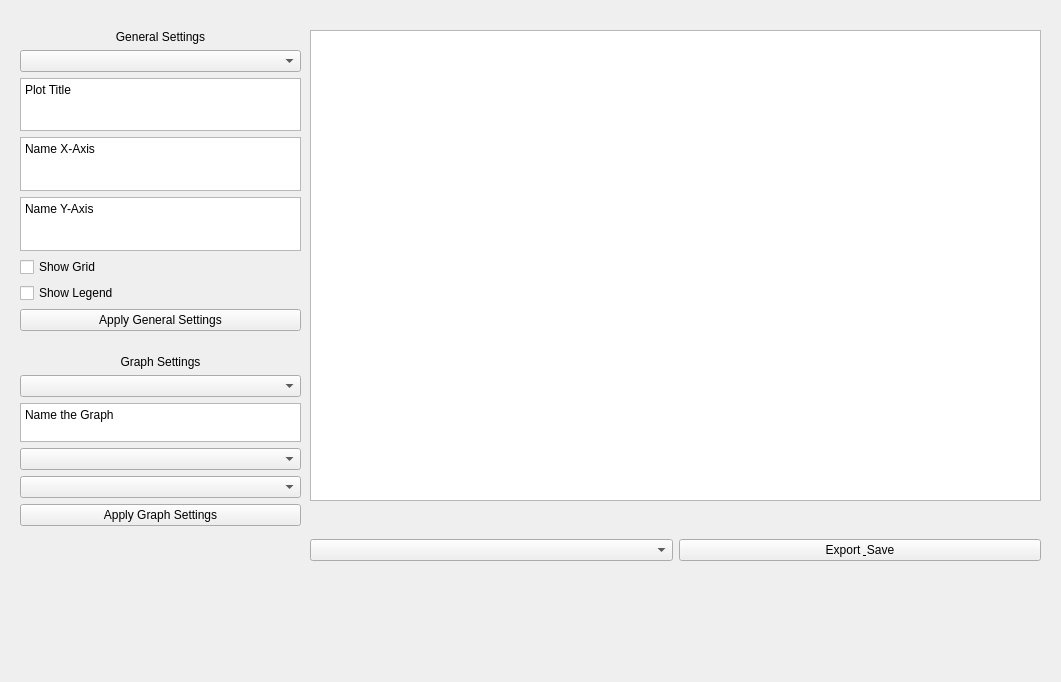
<?xml version="1.0" encoding="UTF-8"?>
<ui version="4.0">
 <class>Form</class>
 <widget class="QWidget" name="Form">
  <property name="geometry">
   <rect>
    <x>0</x>
    <y>0</y>
    <width>1061</width>
    <height>682</height>
   </rect>
  </property>
  <property name="windowTitle">
   <string>Form</string>
  </property>
  <widget class="PlotWidget" name="PlotArea">
   <property name="geometry">
    <rect>
     <x>310</x>
     <y>30</y>
     <width>731</width>
     <height>471</height>
    </rect>
   </property>
  </widget>
  <widget class="QWidget" name="verticalLayoutWidget">
   <property name="geometry">
    <rect>
     <x>20</x>
     <y>30</y>
     <width>281</width>
     <height>301</height>
    </rect>
   </property>
   <layout class="QVBoxLayout" name="GeneralSettingsLayout">
    <item>
     <widget class="QLabel" name="GeneralSettingsLabel">
      <property name="text">
       <string>General Settings</string>
      </property>
      <property name="alignment">
       <set>Qt::AlignCenter</set>
      </property>
     </widget>
    </item>
    <item>
     <widget class="QComboBox" name="DiagramTypeComboBox">
      <property name="placeholderText">
       <string>Diagram Type</string>
      </property>
     </widget>
    </item>
    <item>
     <widget class="QTextEdit" name="PlotTitleTextBox">
      <property name="html">
       <string>&lt;!DOCTYPE HTML PUBLIC &quot;-//W3C//DTD HTML 4.0//EN&quot; &quot;http://www.w3.org/TR/REC-html40/strict.dtd&quot;&gt;
&lt;html&gt;&lt;head&gt;&lt;meta name=&quot;qrichtext&quot; content=&quot;1&quot; /&gt;&lt;meta charset=&quot;utf-8&quot; /&gt;&lt;style type=&quot;text/css&quot;&gt;
p, li { white-space: pre-wrap; }
hr { height: 1px; border-width: 0; }
li.unchecked::marker { content: &quot;\2610&quot;; }
li.checked::marker { content: &quot;\2612&quot;; }
&lt;/style&gt;&lt;/head&gt;&lt;body style=&quot; font-family:'Segoe UI'; font-size:9pt; font-weight:400; font-style:normal;&quot;&gt;
&lt;p style=&quot; margin-top:0px; margin-bottom:0px; margin-left:0px; margin-right:0px; -qt-block-indent:0; text-indent:0px;&quot;&gt;Plot Title&lt;/p&gt;&lt;/body&gt;&lt;/html&gt;</string>
      </property>
     </widget>
    </item>
    <item>
     <widget class="QTextEdit" name="NameXAxisTextEdit">
      <property name="html">
       <string>&lt;!DOCTYPE HTML PUBLIC &quot;-//W3C//DTD HTML 4.0//EN&quot; &quot;http://www.w3.org/TR/REC-html40/strict.dtd&quot;&gt;
&lt;html&gt;&lt;head&gt;&lt;meta name=&quot;qrichtext&quot; content=&quot;1&quot; /&gt;&lt;meta charset=&quot;utf-8&quot; /&gt;&lt;style type=&quot;text/css&quot;&gt;
p, li { white-space: pre-wrap; }
hr { height: 1px; border-width: 0; }
li.unchecked::marker { content: &quot;\2610&quot;; }
li.checked::marker { content: &quot;\2612&quot;; }
&lt;/style&gt;&lt;/head&gt;&lt;body style=&quot; font-family:'Segoe UI'; font-size:9pt; font-weight:400; font-style:normal;&quot;&gt;
&lt;p style=&quot; margin-top:0px; margin-bottom:0px; margin-left:0px; margin-right:0px; -qt-block-indent:0; text-indent:0px;&quot;&gt;Name X-Axis&lt;/p&gt;&lt;/body&gt;&lt;/html&gt;</string>
      </property>
     </widget>
    </item>
    <item>
     <widget class="QTextEdit" name="NameYAxisTextEdit">
      <property name="html">
       <string>&lt;!DOCTYPE HTML PUBLIC &quot;-//W3C//DTD HTML 4.0//EN&quot; &quot;http://www.w3.org/TR/REC-html40/strict.dtd&quot;&gt;
&lt;html&gt;&lt;head&gt;&lt;meta name=&quot;qrichtext&quot; content=&quot;1&quot; /&gt;&lt;meta charset=&quot;utf-8&quot; /&gt;&lt;style type=&quot;text/css&quot;&gt;
p, li { white-space: pre-wrap; }
hr { height: 1px; border-width: 0; }
li.unchecked::marker { content: &quot;\2610&quot;; }
li.checked::marker { content: &quot;\2612&quot;; }
&lt;/style&gt;&lt;/head&gt;&lt;body style=&quot; font-family:'Segoe UI'; font-size:9pt; font-weight:400; font-style:normal;&quot;&gt;
&lt;p style=&quot; margin-top:0px; margin-bottom:0px; margin-left:0px; margin-right:0px; -qt-block-indent:0; text-indent:0px;&quot;&gt;Name Y-Axis&lt;/p&gt;&lt;/body&gt;&lt;/html&gt;</string>
      </property>
     </widget>
    </item>
    <item>
     <widget class="QCheckBox" name="ShowGridCheckBox">
      <property name="text">
       <string>Show Grid</string>
      </property>
     </widget>
    </item>
    <item>
     <widget class="QCheckBox" name="ShowLegendCheckBox">
      <property name="text">
       <string>Show Legend</string>
      </property>
     </widget>
    </item>
    <item>
     <widget class="QPushButton" name="ApplyGeneralSettingsButton">
      <property name="text">
       <string>Apply General Settings</string>
      </property>
     </widget>
    </item>
   </layout>
  </widget>
  <widget class="QWidget" name="verticalLayoutWidget_2">
   <property name="geometry">
    <rect>
     <x>20</x>
     <y>355</y>
     <width>281</width>
     <height>171</height>
    </rect>
   </property>
   <layout class="QVBoxLayout" name="GraphSettingsLayout">
    <item>
     <widget class="QLabel" name="GraphSettingsLabel">
      <property name="text">
       <string>Graph Settings</string>
      </property>
      <property name="alignment">
       <set>Qt::AlignCenter</set>
      </property>
     </widget>
    </item>
    <item>
     <widget class="QComboBox" name="SelectGraphComboBox">
      <property name="placeholderText">
       <string>Select Graph</string>
      </property>
     </widget>
    </item>
    <item>
     <widget class="QTextEdit" name="GraphNameTextEdit">
      <property name="html">
       <string>&lt;!DOCTYPE HTML PUBLIC &quot;-//W3C//DTD HTML 4.0//EN&quot; &quot;http://www.w3.org/TR/REC-html40/strict.dtd&quot;&gt;
&lt;html&gt;&lt;head&gt;&lt;meta name=&quot;qrichtext&quot; content=&quot;1&quot; /&gt;&lt;meta charset=&quot;utf-8&quot; /&gt;&lt;style type=&quot;text/css&quot;&gt;
p, li { white-space: pre-wrap; }
hr { height: 1px; border-width: 0; }
li.unchecked::marker { content: &quot;\2610&quot;; }
li.checked::marker { content: &quot;\2612&quot;; }
&lt;/style&gt;&lt;/head&gt;&lt;body style=&quot; font-family:'Segoe UI'; font-size:9pt; font-weight:400; font-style:normal;&quot;&gt;
&lt;p style=&quot; margin-top:0px; margin-bottom:0px; margin-left:0px; margin-right:0px; -qt-block-indent:0; text-indent:0px;&quot;&gt;Name the Graph&lt;/p&gt;&lt;/body&gt;&lt;/html&gt;</string>
      </property>
     </widget>
    </item>
    <item>
     <widget class="QComboBox" name="ColourComboBox">
      <property name="placeholderText">
       <string>Colour</string>
      </property>
     </widget>
    </item>
    <item>
     <widget class="QComboBox" name="LineTypeComboBox">
      <property name="placeholderText">
       <string>Line Type</string>
      </property>
     </widget>
    </item>
    <item>
     <widget class="QPushButton" name="ApplyGraphSettingsButton">
      <property name="text">
       <string>Apply Graph Settings</string>
      </property>
     </widget>
    </item>
   </layout>
  </widget>
  <widget class="QWidget" name="horizontalLayoutWidget">
   <property name="geometry">
    <rect>
     <x>310</x>
     <y>510</y>
     <width>731</width>
     <height>81</height>
    </rect>
   </property>
   <layout class="QHBoxLayout" name="ExportLayout">
    <item>
     <widget class="QComboBox" name="SelectFileTypeComboBox">
      <property name="placeholderText">
       <string>Select File Type</string>
      </property>
     </widget>
    </item>
    <item>
     <widget class="QPushButton" name="ExportButton">
      <property name="text">
       <string>Export &amp; Save</string>
      </property>
     </widget>
    </item>
   </layout>
  </widget>
 </widget>
 <customwidgets>
  <customwidget>
   <class>PlotWidget</class>
   <extends>QGraphicsView</extends>
   <header>pyqtgraph</header>
  </customwidget>
 </customwidgets>
 <resources/>
 <connections/>
</ui>
